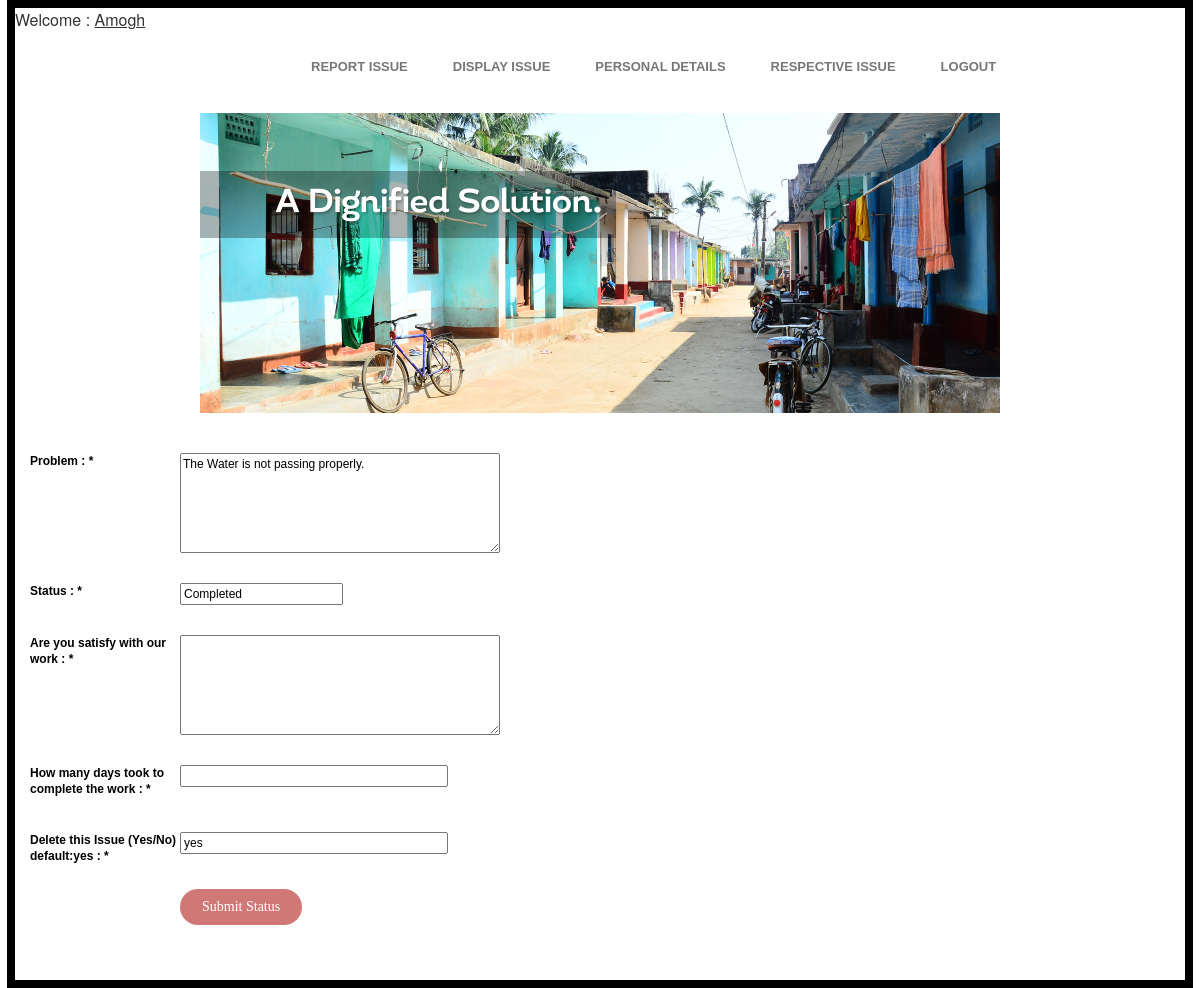
Screenshot of /feedback.php?comments=The Water is not passing properly. (signed in) with the database file from the repository.
### tables this page shows
CREATE TABLE IF NOT EXISTS `issues` (
  `issueno` int(10) NOT NULL AUTO_INCREMENT,
  `fullname` varchar(100) DEFAULT NULL,
  `company` varchar(100) DEFAULT NULL,
  `emailid` varchar(100) NOT NULL,
  `telephoneno` int(10) DEFAULT NULL,
  `issue` varchar(100) DEFAULT NULL,
  `comments` varchar(100) DEFAULT NULL,
  `progress` varchar(20) DEFAULT NULL,
  `issueover` varchar(100) DEFAULT NULL,
  PRIMARY KEY (`issueno`,`emailid`)
);

### feedback.php (the view, shortened to what this page needs)
<?php
	$comments = $_REQUEST['comments'];
	$selectquery = mysql_query("select * from issues where comments='$comments'");
	$row = mysql_fetch_array($selectquery);
		$comments = $row['comments'];
		$progress = $row['progress'];
		$test="<input type='text' size='20' value='{$progress}' name='issueprogress'/>";
?>
<html xmlns="http://www.w3.org/1999/xhtml"><head>
<link href="file/css.css" rel="stylesheet" type="text/css">
<link type="text/css" rel="stylesheet" href="bootstrap/css/bootstrap.css">
<link type="text/css" rel="stylesheet" href="file/class.css">
<link type="text/css" rel="stylesheet" href="file/menu_styles.css">
<link href="file/css.css" rel="stylesheet" type="text/css">
<link type="text/css" rel="stylesheet" href="bootstrap/css/bootstrap.css">
<link type="text/css" rel="stylesheet" href="file/class.css">
<link type="text/css" rel="stylesheet" href="file/menu_styles.css">
</head>
<body>
<table align="center" style="border:8px solid black" height="100%" align="top">
<tr><td>
<div id="main">
<div align="left">
	<?php
echo "Welcome : <u>". $_SESSION['fullname']."</u>";
?></div>
<div class="container">
<div id="top_div">
	<div id="top_right">
<div id="menu" style="width:1050; height:auto; float:left; text-align:center; border:0px solid red;">
 <div style="max-width:900px; width:800; height:auto; float:right; text-align:center; margin-top:10px; border:0px solid black; text-align:center; ">
                   <nav role="navigation" class="navbar navbar-default" style="background-color:#fff; border:1px solid #fff; max-width:800px; width:100%;">
                    <div class="collapse navbar-collapse" id="navbarCollapse">
<ul class="nav navbar-nav" style="background-color:#fff;">
<li><a data-hover="dropdown" href="citizenpage.php?option=reportissue" class="greytop"><b> <font size="2"> REPORT ISSUE </font></b></a></li>
<li><a data-hover="dropdown" href="citizenpage.php?option=issuecompleted" class="greytop"><b> <font size="2"> DISPLAY ISSUE </font></b></a></li>
<li><a data-hover="dropdown" href="citizenpage.php?option=personaldetails" class="greytop"><b> <font size="2">PERSONAL DETAILS </font></b></a></li>
<li><a data-hover="dropdown" href="citizenpage.php?option=onlyissue" class="greytop"><b> <font size="2">RESPECTIVE ISSUE </font></b></a></li>
<li><a data-hover="dropdown" href="logout.php" class="greytop"><b> <font size="2">LOGOUT </font></b></a></li>
</ul>
</div>
					</div>
                  </div>
				</div>
					</div>
                  </div>
				</div>
<div class="container-fluid">
  	<div id="myCarousel" class="carousel slide" data-ride="carousel" style="border:0px solid red; z-index:-100;">
   	 	<div align="center">
    <div class="carousel-inner" role="listbox">
      <div class="item next left">
        <img src="file/header_4.jpg" height="100" width="800">
      </div>
    </div>
</div>
  </div>
</div>
<div id="main">
<div class="container" style="border:0px solid red; padding:0 0 50px 0;">
<div class="col-lg-8 col-md-8 col-sm-12" style="border:0px solid red;">
<div style="padding:25px 0 0 0; margin-right:25px; border:0px solid red; " class="blacktext">
<form method="post">
<div class="form-group" style="width:100%; height:auto; float:left; margin:15px 0px; margin-right:20px;">
<div><label style="width:150px; float:left;" class="bodytext">Problem : <span class="pinktext">*</span></label></div><div><textarea rows="5" cols="10" style="width:320px;  height:100px;"><?php echo $comments; ?></textarea></div>
</div>
<div class="form-group" style="width:100%; height:auto; float:left; margin:15px 0px;">
<div><label style="width:150px; float:left;" class="bodytext">Status : <span class="pinktext">*</span></label></div><div><?php echo $test; ?></div>
</div>
<div class="form-group" style="width:100%; height:auto; float:left; margin:15px 0px; margin-right:20px;">
<div><label style="width:150px; float:left;" class="bodytext">Are you satisfy with our work : <span class="pinktext">*</span></label></div><div><textarea rows="5" cols="10" style="width:320px;  height:100px;" name="satisfaction"></textarea></div>
</div>
<div class="form-group" style="width:100%; height:auto; float:left; margin:15px 0px; margin-right:20px;">
<div><label style="width:150px; float:left;">How many days took to complete the work : <span class="pinktext">*</span></label></div><div><input name="daystocomplete" id="name" size="35" type="text"></div>
</div>
<div class="form-group" style="width:100%; height:auto; float:left; margin:15px 0px; margin-right:20px;">
<div><label style="width:150px; float:left;">Delete this Issue (Yes/No) default:yes : <span class="pinktext">*</span></label></div><div><input name="issueover" id="name" size="35" type="text" value="yes"></div>
</div>
<div class="form-group" style="width:100%; height:auto; float:left; margin:5px 0px;">
<div><label style="width:150px; float:left;" class="bodytext"></label></div><div><input value="Submit Status" class="pink_button" type="submit" name="Submit"></div></div>
</td></tr>
</table>
</body></html>

### file/class.css (style rules this page uses)
a { color:#731a23; }
.greytop, .greytopbig, .whitetext, .blacktext, .greylink, .blacktextbig, .whitetextbig, .blackbold, .greyheader { font-family:arial, verdana; font-size:12px; color: #908f8d; text-decoration:none; line-height:16px; }
.blacktext { color: #000000; }
.pink_button { font-family: 'Bree Serif', serif; font-size:14px; color:#ffffff; background:#d07876; padding:10px 22px; text-decoration:none; border:none; -webkit-border-radius: 25px; -moz-border-radius: 25px; border-radius: 25px; }

### file/menu_styles.css (style rules this page uses)
#menu ul { list-style:none; z-index: 1090; list-style-image:none; text-align:right; margin:0px; padding:0px; }
#menu ul li { margin-right:15px; display:inline; position: relative; z-index:500; }

### feedback.php (style rules this page uses)
td { height:30px;vertical-align:top; }
table { border-collapse:collapse; }

### rows the page displays
issues: comments "The Water is not passing properly.", issueprogress "Completed"

### other values shown
$_SESSION['fullname'] "Amogh"
